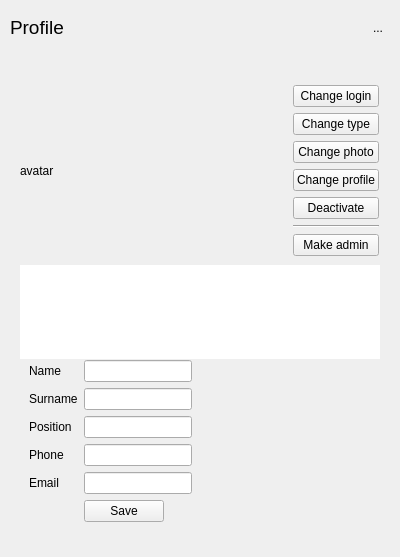
<?xml version="1.0" encoding="UTF-8"?>
<ui version="4.0">
 <class>ProfileWidget</class>
 <widget class="QWidget" name="ProfileWidget">
  <property name="geometry">
   <rect>
    <x>0</x>
    <y>0</y>
    <width>400</width>
    <height>557</height>
   </rect>
  </property>
  <property name="windowTitle">
   <string>Form</string>
  </property>
  <property name="autoFillBackground">
   <bool>true</bool>
  </property>
  <layout class="QVBoxLayout" name="verticalLayout">
   <property name="spacing">
    <number>0</number>
   </property>
   <property name="leftMargin">
    <number>0</number>
   </property>
   <property name="topMargin">
    <number>0</number>
   </property>
   <property name="rightMargin">
    <number>0</number>
   </property>
   <property name="bottomMargin">
    <number>0</number>
   </property>
   <item>
    <widget class="QWidget" name="toolBarWidget" native="true">
     <property name="sizePolicy">
      <sizepolicy hsizetype="Preferred" vsizetype="Maximum">
       <horstretch>0</horstretch>
       <verstretch>0</verstretch>
      </sizepolicy>
     </property>
     <property name="minimumSize">
      <size>
       <width>0</width>
       <height>56</height>
      </size>
     </property>
     <property name="autoFillBackground">
      <bool>true</bool>
     </property>
     <layout class="QHBoxLayout" name="horizontalLayout">
      <property name="leftMargin">
       <number>10</number>
      </property>
      <property name="topMargin">
       <number>10</number>
      </property>
      <property name="rightMargin">
       <number>10</number>
      </property>
      <property name="bottomMargin">
       <number>10</number>
      </property>
      <item>
       <widget class="QLabel" name="label">
        <property name="sizePolicy">
         <sizepolicy hsizetype="Preferred" vsizetype="Maximum">
          <horstretch>0</horstretch>
          <verstretch>0</verstretch>
         </sizepolicy>
        </property>
        <property name="minimumSize">
         <size>
          <width>0</width>
          <height>0</height>
         </size>
        </property>
        <property name="font">
         <font>
          <family>Arial</family>
          <pointsize>14</pointsize>
         </font>
        </property>
        <property name="text">
         <string>Profile</string>
        </property>
       </widget>
      </item>
      <item>
       <widget class="QToolButton" name="profileCloseButton">
        <property name="text">
         <string>...</string>
        </property>
        <property name="iconSize">
         <size>
          <width>26</width>
          <height>26</height>
         </size>
        </property>
        <property name="autoRaise">
         <bool>true</bool>
        </property>
       </widget>
      </item>
     </layout>
    </widget>
   </item>
   <item>
    <layout class="QVBoxLayout" name="verticalLayout_2">
     <property name="leftMargin">
      <number>20</number>
     </property>
     <property name="topMargin">
      <number>20</number>
     </property>
     <property name="rightMargin">
      <number>20</number>
     </property>
     <property name="bottomMargin">
      <number>20</number>
     </property>
     <item>
      <layout class="QHBoxLayout" name="horizontalLayout_2">
       <property name="topMargin">
        <number>0</number>
       </property>
       <property name="rightMargin">
        <number>0</number>
       </property>
       <item>
        <widget class="QLabel" name="userAvatarLabel">
         <property name="minimumSize">
          <size>
           <width>0</width>
           <height>150</height>
          </size>
         </property>
         <property name="text">
          <string>avatar</string>
         </property>
        </widget>
       </item>
       <item>
        <widget class="QWidget" name="changeButtonsWidget" native="true">
         <property name="sizePolicy">
          <sizepolicy hsizetype="Maximum" vsizetype="Preferred">
           <horstretch>0</horstretch>
           <verstretch>0</verstretch>
          </sizepolicy>
         </property>
         <layout class="QVBoxLayout" name="verticalLayout_3">
          <property name="rightMargin">
           <number>1</number>
          </property>
          <item>
           <widget class="QPushButton" name="editLoginButton">
            <property name="sizePolicy">
             <sizepolicy hsizetype="Preferred" vsizetype="Fixed">
              <horstretch>0</horstretch>
              <verstretch>0</verstretch>
             </sizepolicy>
            </property>
            <property name="text">
             <string>Change login</string>
            </property>
           </widget>
          </item>
          <item>
           <widget class="QPushButton" name="editUserTypeButton">
            <property name="text">
             <string>Change type</string>
            </property>
           </widget>
          </item>
          <item>
           <widget class="QPushButton" name="editAvatarButton">
            <property name="sizePolicy">
             <sizepolicy hsizetype="Preferred" vsizetype="Fixed">
              <horstretch>0</horstretch>
              <verstretch>0</verstretch>
             </sizepolicy>
            </property>
            <property name="text">
             <string>Change photo</string>
            </property>
           </widget>
          </item>
          <item>
           <widget class="QPushButton" name="editProfileButton">
            <property name="text">
             <string>Change profile</string>
            </property>
           </widget>
          </item>
          <item>
           <widget class="QPushButton" name="activateButton">
            <property name="text">
             <string>Deactivate</string>
            </property>
           </widget>
          </item>
          <item>
           <widget class="Line" name="line">
            <property name="orientation">
             <enum>Qt::Horizontal</enum>
            </property>
           </widget>
          </item>
          <item>
           <widget class="QPushButton" name="makeAdminButton">
            <property name="text">
             <string>Make admin</string>
            </property>
           </widget>
          </item>
         </layout>
        </widget>
       </item>
      </layout>
     </item>
     <item>
      <widget class="QTextBrowser" name="textBrowser">
       <property name="frameShape">
        <enum>QFrame::NoFrame</enum>
       </property>
      </widget>
     </item>
     <item>
      <widget class="QWidget" name="editFormWidget" native="true">
       <layout class="QFormLayout" name="formLayout">
        <property name="fieldGrowthPolicy">
         <enum>QFormLayout::FieldsStayAtSizeHint</enum>
        </property>
        <property name="topMargin">
         <number>1</number>
        </property>
        <item row="0" column="0">
         <widget class="QLabel" name="nameLabel">
          <property name="text">
           <string>Name</string>
          </property>
         </widget>
        </item>
        <item row="0" column="1">
         <widget class="QLineEdit" name="nameLineEdit"/>
        </item>
        <item row="1" column="0">
         <widget class="QLabel" name="surnameLabel">
          <property name="text">
           <string>Surname</string>
          </property>
         </widget>
        </item>
        <item row="1" column="1">
         <widget class="QLineEdit" name="surnameLineEdit"/>
        </item>
        <item row="3" column="0">
         <widget class="QLabel" name="phoneLabel">
          <property name="text">
           <string>Phone</string>
          </property>
         </widget>
        </item>
        <item row="3" column="1">
         <widget class="QLineEdit" name="phoneLineEdit"/>
        </item>
        <item row="4" column="0">
         <widget class="QLabel" name="emailLabel">
          <property name="text">
           <string>Email</string>
          </property>
         </widget>
        </item>
        <item row="4" column="1">
         <widget class="QLineEdit" name="emailLineEdit"/>
        </item>
        <item row="6" column="1">
         <widget class="QPushButton" name="saveButton">
          <property name="text">
           <string>Save</string>
          </property>
         </widget>
        </item>
        <item row="2" column="1">
         <widget class="QLineEdit" name="positionLineEdit"/>
        </item>
        <item row="2" column="0">
         <widget class="QLabel" name="label_2">
          <property name="text">
           <string>Position</string>
          </property>
         </widget>
        </item>
        <item row="7" column="1">
         <spacer name="verticalSpacer_2">
          <property name="orientation">
           <enum>Qt::Vertical</enum>
          </property>
          <property name="sizeHint" stdset="0">
           <size>
            <width>20</width>
            <height>40</height>
           </size>
          </property>
         </spacer>
        </item>
       </layout>
      </widget>
     </item>
    </layout>
   </item>
  </layout>
 </widget>
 <resources/>
 <connections/>
</ui>
